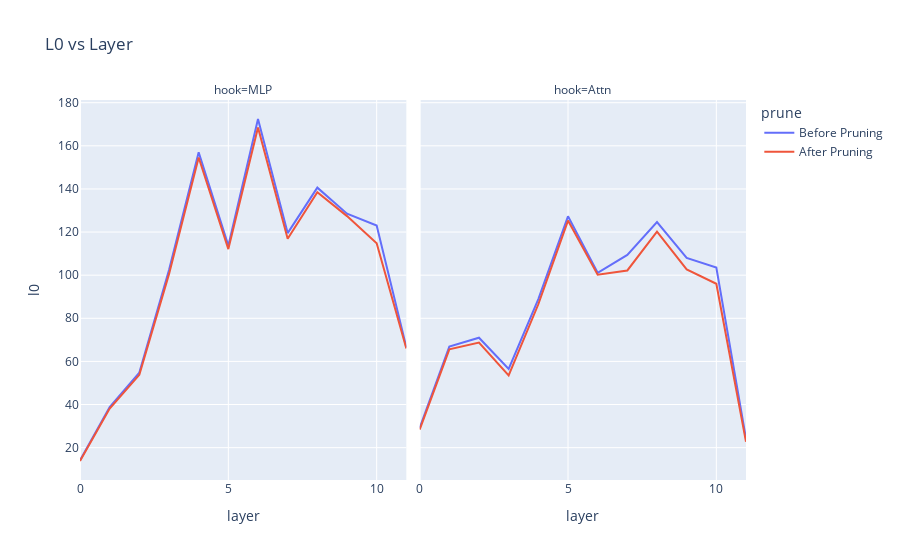
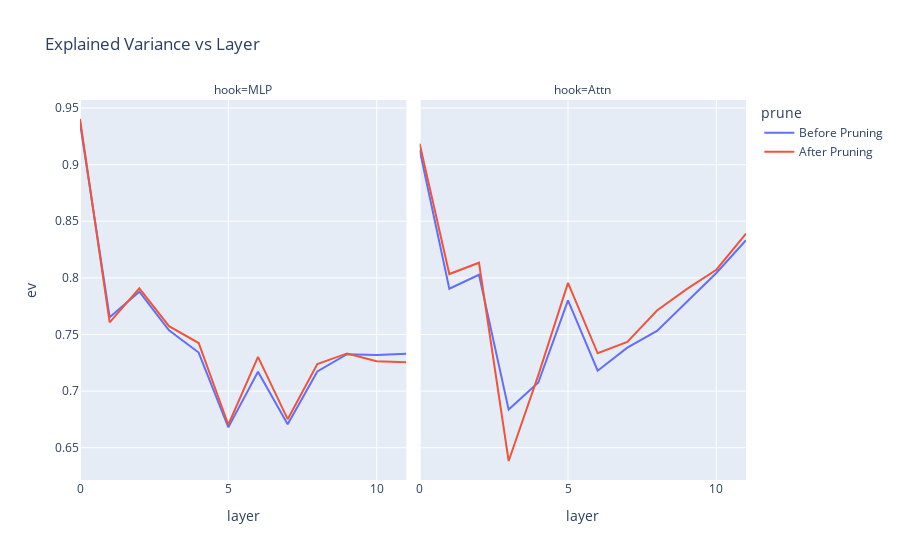
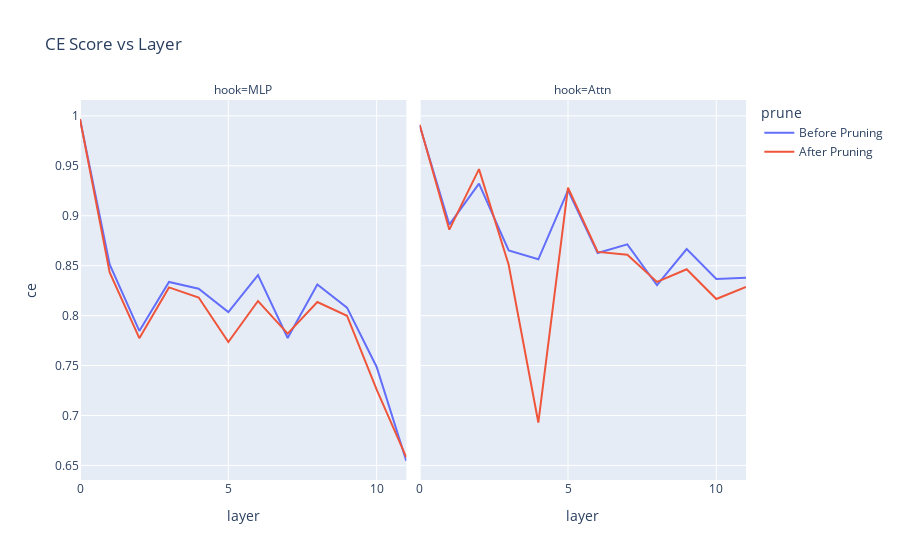
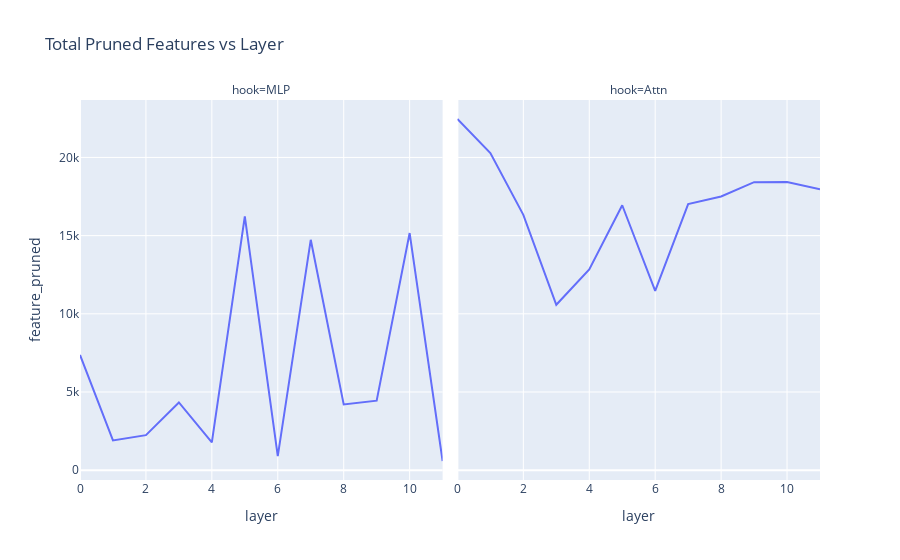

Notebook code for these charts, in order:
### Code cell
import plotly.express as px
fig_l0 = px.line(df, x="layer", y="l0", color="prune", title="L0 vs Layer", facet_col="hook")
fig_l0.show()
fig_ev = px.line(df, x="layer", y="ev", color="prune", title="Explained Variance vs Layer", facet_col="hook")
fig_ev.show()
fig_ce = px.line(df, x="layer", y="ce", color="prune", title="CE Score vs Layer", facet_col="hook")
fig_ce.show()
fig_prune = px.line(df_prune, x="layer", y="feature_pruned", title="Total Pruned Features vs Layer", facet_col="hook")
fig_prune.show()

### Figure 1 — Plotly figure (JSON) as saved in the notebook; plotly's stock layout.template omitted (floating-point values rounded to 4 significant figures)
{"data": [{"hovertemplate": "prune=Before Pruning<br>hook=MLP<br>layer=%{x}<br>l0=%{y}<extra></extra>", "legendgroup": "Before Pruning", "line": {"color": "#636efa", "dash": "solid"}, "marker": {"symbol": "circle"}, "mode": "lines", "name": "Before Pruning", "orientation": "v", "showlegend": true, "type": "scatter", "x": [0, 1, 2, 3, 4, 5, 6, 7, 8, 9, 10, 11], "xaxis": "x", "y": [14.15, 38.82, 54.83, 102.4, 157.0, 113.7, 172.4, 119.5, 140.6, 128.5, 123.1, 66.53], "yaxis": "y"}, {"hovertemplate": "prune=Before Pruning<br>hook=Attn<br>layer=%{x}<br>l0=%{y}<extra></extra>", "legendgroup": "Before Pruning", "line": {"color": "#636efa", "dash": "solid"}, "marker": {"symbol": "circle"}, "mode": "lines", "name": "Before Pruning", "orientation": "v", "showlegend": false, "type": "scatter", "x": [0, 1, 2, 3, 4, 5, 6, 7, 8, 9, 10, 11], "xaxis": "x2", "y": [29.22, 66.92, 71.0, 56.52, 88.9, 127.3, 101.1, 109.4, 124.6, 108.0, 103.5, 24.23], "yaxis": "y2"}, {"hovertemplate": "prune=After Pruning<br>hook=MLP<br>layer=%{x}<br>l0=%{y}<extra></extra>", "legendgroup": "After Pruning", "line": {"color": "#EF553B", "dash": "solid"}, "marker": {"symbol": "circle"}, "mode": "lines", "name": "After Pruning", "orientation": "v", "showlegend": true, "type": "scatter", "x": [0, 1, 2, 3, 4, 5, 6, 7, 8, 9, 10, 11], "xaxis": "x", "y": [13.81, 38.11, 53.78, 100.5, 154.6, 112.1, 168.5, 116.9, 138.5, 127.4, 114.8, 65.99], "yaxis": "y"}, {"hovertemplate": "prune=After Pruning<br>hook=Attn<br>layer=%{x}<br>l0=%{y}<extra></extra>", "legendgroup": "After Pruning", "line": {"color": "#EF553B", "dash": "solid"}, "marker": {"symbol": "circle"}, "mode": "lines", "name": "After Pruning", "orientation": "v", "showlegend": false, "type": "scatter", "x": [0, 1, 2, 3, 4, 5, 6, 7, 8, 9, 10, 11], "xaxis": "x2", "y": [28.4, 65.61, 68.71, 53.48, 86.51, 125.3, 100.2, 102.2, 120.2, 102.6, 96.01, 22.7], "yaxis": "y2"}], "layout": {"annotations": [{"font": {}, "showarrow": false, "text": "hook=MLP", "x": 0.245, "xanchor": "center", "xref": "paper", "y": 1, "yanchor": "bottom", "yref": "paper"}, {"font": {}, "showarrow": false, "text": "hook=Attn", "x": 0.755, "xanchor": "center", "xref": "paper", "y": 1, "yanchor": "bottom", "yref": "paper"}], "legend": {"title": {"text": "prune"}, "tracegroupgap": 0}, "title": {"text": "L0 vs Layer"}, "xaxis": {"anchor": "y", "domain": [0, 0.49], "title": {"text": "layer"}}, "xaxis2": {"anchor": "y2", "domain": [0.51, 1], "matches": "x", "title": {"text": "layer"}}, "yaxis": {"anchor": "x", "domain": [0, 1], "title": {"text": "l0"}}, "yaxis2": {"anchor": "x2", "domain": [0, 1], "matches": "y", "showticklabels": false}}}

### Figure 2 — Plotly figure (JSON) as saved in the notebook; plotly's stock layout.template omitted (floating-point values rounded to 4 significant figures)
{"data": [{"hovertemplate": "prune=Before Pruning<br>hook=MLP<br>layer=%{x}<br>ev=%{y}<extra></extra>", "legendgroup": "Before Pruning", "line": {"color": "#636efa", "dash": "solid"}, "marker": {"symbol": "circle"}, "mode": "lines", "name": "Before Pruning", "orientation": "v", "showlegend": true, "type": "scatter", "x": [0, 1, 2, 3, 4, 5, 6, 7, 8, 9, 10, 11], "xaxis": "x", "y": [0.937, 0.7652, 0.7877, 0.7537, 0.7341, 0.668, 0.7171, 0.6708, 0.7174, 0.7326, 0.7319, 0.7329], "yaxis": "y"}, {"hovertemplate": "prune=Before Pruning<br>hook=Attn<br>layer=%{x}<br>ev=%{y}<extra></extra>", "legendgroup": "Before Pruning", "line": {"color": "#636efa", "dash": "solid"}, "marker": {"symbol": "circle"}, "mode": "lines", "name": "Before Pruning", "orientation": "v", "showlegend": false, "type": "scatter", "x": [0, 1, 2, 3, 4, 5, 6, 7, 8, 9, 10, 11], "xaxis": "x2", "y": [0.9129, 0.7904, 0.8027, 0.6837, 0.7076, 0.7802, 0.718, 0.7383, 0.7532, 0.7783, 0.8043, 0.8333], "yaxis": "y2"}, {"hovertemplate": "prune=After Pruning<br>hook=MLP<br>layer=%{x}<br>ev=%{y}<extra></extra>", "legendgroup": "After Pruning", "line": {"color": "#EF553B", "dash": "solid"}, "marker": {"symbol": "circle"}, "mode": "lines", "name": "After Pruning", "orientation": "v", "showlegend": true, "type": "scatter", "x": [0, 1, 2, 3, 4, 5, 6, 7, 8, 9, 10, 11], "xaxis": "x", "y": [0.9403, 0.7607, 0.7908, 0.7574, 0.7425, 0.6703, 0.7303, 0.6752, 0.724, 0.7333, 0.7265, 0.7254], "yaxis": "y"}, {"hovertemplate": "prune=After Pruning<br>hook=Attn<br>layer=%{x}<br>ev=%{y}<extra></extra>", "legendgroup": "After Pruning", "line": {"color": "#EF553B", "dash": "solid"}, "marker": {"symbol": "circle"}, "mode": "lines", "name": "After Pruning", "orientation": "v", "showlegend": false, "type": "scatter", "x": [0, 1, 2, 3, 4, 5, 6, 7, 8, 9, 10, 11], "xaxis": "x2", "y": [0.9185, 0.8034, 0.8134, 0.6383, 0.7141, 0.7955, 0.7334, 0.7435, 0.7712, 0.79, 0.8072, 0.8391], "yaxis": "y2"}], "layout": {"annotations": [{"font": {}, "showarrow": false, "text": "hook=MLP", "x": 0.245, "xanchor": "center", "xref": "paper", "y": 1, "yanchor": "bottom", "yref": "paper"}, {"font": {}, "showarrow": false, "text": "hook=Attn", "x": 0.755, "xanchor": "center", "xref": "paper", "y": 1, "yanchor": "bottom", "yref": "paper"}], "legend": {"title": {"text": "prune"}, "tracegroupgap": 0}, "title": {"text": "Explained Variance vs Layer"}, "xaxis": {"anchor": "y", "domain": [0, 0.49], "title": {"text": "layer"}}, "xaxis2": {"anchor": "y2", "domain": [0.51, 1], "matches": "x", "title": {"text": "layer"}}, "yaxis": {"anchor": "x", "domain": [0, 1], "title": {"text": "ev"}}, "yaxis2": {"anchor": "x2", "domain": [0, 1], "matches": "y", "showticklabels": false}}}

### Figure 3 — Plotly figure (JSON) as saved in the notebook; plotly's stock layout.template omitted (floating-point values rounded to 4 significant figures)
{"data": [{"hovertemplate": "prune=Before Pruning<br>hook=MLP<br>layer=%{x}<br>ce=%{y}<extra></extra>", "legendgroup": "Before Pruning", "line": {"color": "#636efa", "dash": "solid"}, "marker": {"symbol": "circle"}, "mode": "lines", "name": "Before Pruning", "orientation": "v", "showlegend": true, "type": "scatter", "x": [0, 1, 2, 3, 4, 5, 6, 7, 8, 9, 10, 11], "xaxis": "x", "y": [0.9967, 0.8511, 0.7846, 0.8337, 0.8269, 0.8035, 0.8406, 0.7775, 0.8311, 0.808, 0.7486, 0.6544], "yaxis": "y"}, {"hovertemplate": "prune=Before Pruning<br>hook=Attn<br>layer=%{x}<br>ce=%{y}<extra></extra>", "legendgroup": "Before Pruning", "line": {"color": "#636efa", "dash": "solid"}, "marker": {"symbol": "circle"}, "mode": "lines", "name": "Before Pruning", "orientation": "v", "showlegend": false, "type": "scatter", "x": [0, 1, 2, 3, 4, 5, 6, 7, 8, 9, 10, 11], "xaxis": "x2", "y": [0.9904, 0.8911, 0.9322, 0.8652, 0.8563, 0.9254, 0.8627, 0.8714, 0.8304, 0.8666, 0.8367, 0.8379], "yaxis": "y2"}, {"hovertemplate": "prune=After Pruning<br>hook=MLP<br>layer=%{x}<br>ce=%{y}<extra></extra>", "legendgroup": "After Pruning", "line": {"color": "#EF553B", "dash": "solid"}, "marker": {"symbol": "circle"}, "mode": "lines", "name": "After Pruning", "orientation": "v", "showlegend": true, "type": "scatter", "x": [0, 1, 2, 3, 4, 5, 6, 7, 8, 9, 10, 11], "xaxis": "x", "y": [0.9969, 0.8433, 0.7774, 0.8282, 0.8181, 0.7734, 0.8146, 0.782, 0.8135, 0.7999, 0.7258, 0.658], "yaxis": "y"}, {"hovertemplate": "prune=After Pruning<br>hook=Attn<br>layer=%{x}<br>ce=%{y}<extra></extra>", "legendgroup": "After Pruning", "line": {"color": "#EF553B", "dash": "solid"}, "marker": {"symbol": "circle"}, "mode": "lines", "name": "After Pruning", "orientation": "v", "showlegend": false, "type": "scatter", "x": [0, 1, 2, 3, 4, 5, 6, 7, 8, 9, 10, 11], "xaxis": "x2", "y": [0.9912, 0.8861, 0.9467, 0.8509, 0.6929, 0.928, 0.8638, 0.8609, 0.8337, 0.8464, 0.8166, 0.8286], "yaxis": "y2"}], "layout": {"annotations": [{"font": {}, "showarrow": false, "text": "hook=MLP", "x": 0.245, "xanchor": "center", "xref": "paper", "y": 1, "yanchor": "bottom", "yref": "paper"}, {"font": {}, "showarrow": false, "text": "hook=Attn", "x": 0.755, "xanchor": "center", "xref": "paper", "y": 1, "yanchor": "bottom", "yref": "paper"}], "legend": {"title": {"text": "prune"}, "tracegroupgap": 0}, "title": {"text": "CE Score vs Layer"}, "xaxis": {"anchor": "y", "domain": [0, 0.49], "title": {"text": "layer"}}, "xaxis2": {"anchor": "y2", "domain": [0.51, 1], "matches": "x", "title": {"text": "layer"}}, "yaxis": {"anchor": "x", "domain": [0, 1], "title": {"text": "ce"}}, "yaxis2": {"anchor": "x2", "domain": [0, 1], "matches": "y", "showticklabels": false}}}

### Figure 4 — Plotly figure (JSON) as saved in the notebook; plotly's stock layout.template omitted (floating-point values rounded to 4 significant figures)
{"data": [{"hovertemplate": "hook=MLP<br>layer=%{x}<br>feature_pruned=%{y}<extra></extra>", "legendgroup": "", "line": {"color": "#636efa", "dash": "solid"}, "marker": {"symbol": "circle"}, "mode": "lines", "name": "", "orientation": "v", "showlegend": false, "type": "scatter", "x": [0, 1, 2, 3, 4, 5, 6, 7, 8, 9, 10, 11], "xaxis": "x", "y": [7374, 1902, 2241, 4333, 1777, 16227, 902, 14733, 4209, 4445, 15167, 588], "yaxis": "y"}, {"hovertemplate": "hook=Attn<br>layer=%{x}<br>feature_pruned=%{y}<extra></extra>", "legendgroup": "", "line": {"color": "#636efa", "dash": "solid"}, "marker": {"symbol": "circle"}, "mode": "lines", "name": "", "orientation": "v", "showlegend": false, "type": "scatter", "x": [0, 1, 2, 3, 4, 5, 6, 7, 8, 9, 10, 11], "xaxis": "x2", "y": [22458, 20277, 16328, 10579, 12838, 16942, 11469, 17019, 17506, 18417, 18435, 17971], "yaxis": "y2"}], "layout": {"annotations": [{"font": {}, "showarrow": false, "text": "hook=MLP", "x": 0.245, "xanchor": "center", "xref": "paper", "y": 1, "yanchor": "bottom", "yref": "paper"}, {"font": {}, "showarrow": false, "text": "hook=Attn", "x": 0.755, "xanchor": "center", "xref": "paper", "y": 1, "yanchor": "bottom", "yref": "paper"}], "legend": {"tracegroupgap": 0}, "title": {"text": "Total Pruned Features vs Layer"}, "xaxis": {"anchor": "y", "domain": [0, 0.49], "title": {"text": "layer"}}, "xaxis2": {"anchor": "y2", "domain": [0.51, 1], "matches": "x", "title": {"text": "layer"}}, "yaxis": {"anchor": "x", "domain": [0, 1], "title": {"text": "feature_pruned"}}, "yaxis2": {"anchor": "x2", "domain": [0, 1], "matches": "y", "showticklabels": false}}}
